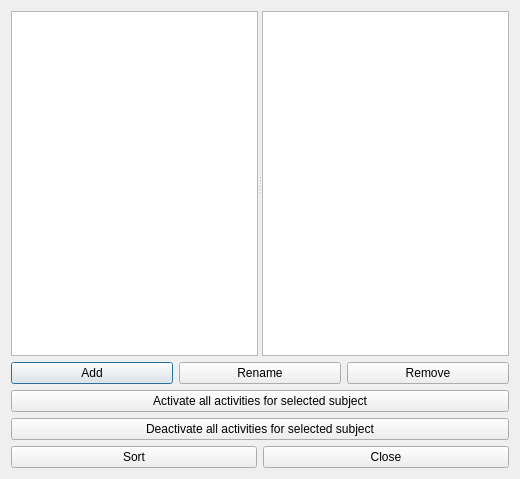
<?xml version="1.0" encoding="UTF-8"?>
<ui version="4.0">
 <class>SubjectsForm_template</class>
 <widget class="QDialog" name="SubjectsForm_template">
  <property name="geometry">
   <rect>
    <x>0</x>
    <y>0</y>
    <width>520</width>
    <height>479</height>
   </rect>
  </property>
  <property name="windowTitle">
   <string extracomment="Title of dialog">Subjects</string>
  </property>
  <layout class="QGridLayout" name="gridLayout">
   <item row="0" column="0">
    <widget class="QSplitter" name="splitter">
     <property name="sizePolicy">
      <sizepolicy hsizetype="Expanding" vsizetype="Expanding">
       <horstretch>0</horstretch>
       <verstretch>0</verstretch>
      </sizepolicy>
     </property>
     <property name="orientation">
      <enum>Qt::Horizontal</enum>
     </property>
     <widget class="QListWidget" name="subjectsListWidget"/>
     <widget class="QPlainTextEdit" name="currentSubjectTextEdit"/>
    </widget>
   </item>
   <item row="1" column="0">
    <layout class="QVBoxLayout" name="verticalLayout">
     <item>
      <layout class="QHBoxLayout" name="horizontalLayout">
       <item>
        <widget class="QPushButton" name="addSubjectPushButton">
         <property name="text">
          <string>Add</string>
         </property>
        </widget>
       </item>
       <item>
        <widget class="QPushButton" name="renameSubjectPushButton">
         <property name="text">
          <string>Rename</string>
         </property>
        </widget>
       </item>
       <item>
        <widget class="QPushButton" name="removeSubjectPushButton">
         <property name="text">
          <string>Remove</string>
         </property>
        </widget>
       </item>
      </layout>
     </item>
     <item>
      <widget class="QPushButton" name="activateSubjectPushButton">
       <property name="text">
        <string>Activate all activities for selected subject</string>
       </property>
      </widget>
     </item>
     <item>
      <widget class="QPushButton" name="deactivateSubjectPushButton">
       <property name="text">
        <string>Deactivate all activities for selected subject</string>
       </property>
      </widget>
     </item>
     <item>
      <layout class="QHBoxLayout" name="horizontalLayout_2">
       <item>
        <widget class="QPushButton" name="sortSubjectsPushButton">
         <property name="text">
          <string>Sort</string>
         </property>
        </widget>
       </item>
       <item>
        <widget class="QPushButton" name="closePushButton">
         <property name="text">
          <string>Close</string>
         </property>
        </widget>
       </item>
      </layout>
     </item>
    </layout>
   </item>
  </layout>
 </widget>
 <layoutdefault spacing="6" margin="11"/>
 <resources/>
 <connections/>
</ui>
